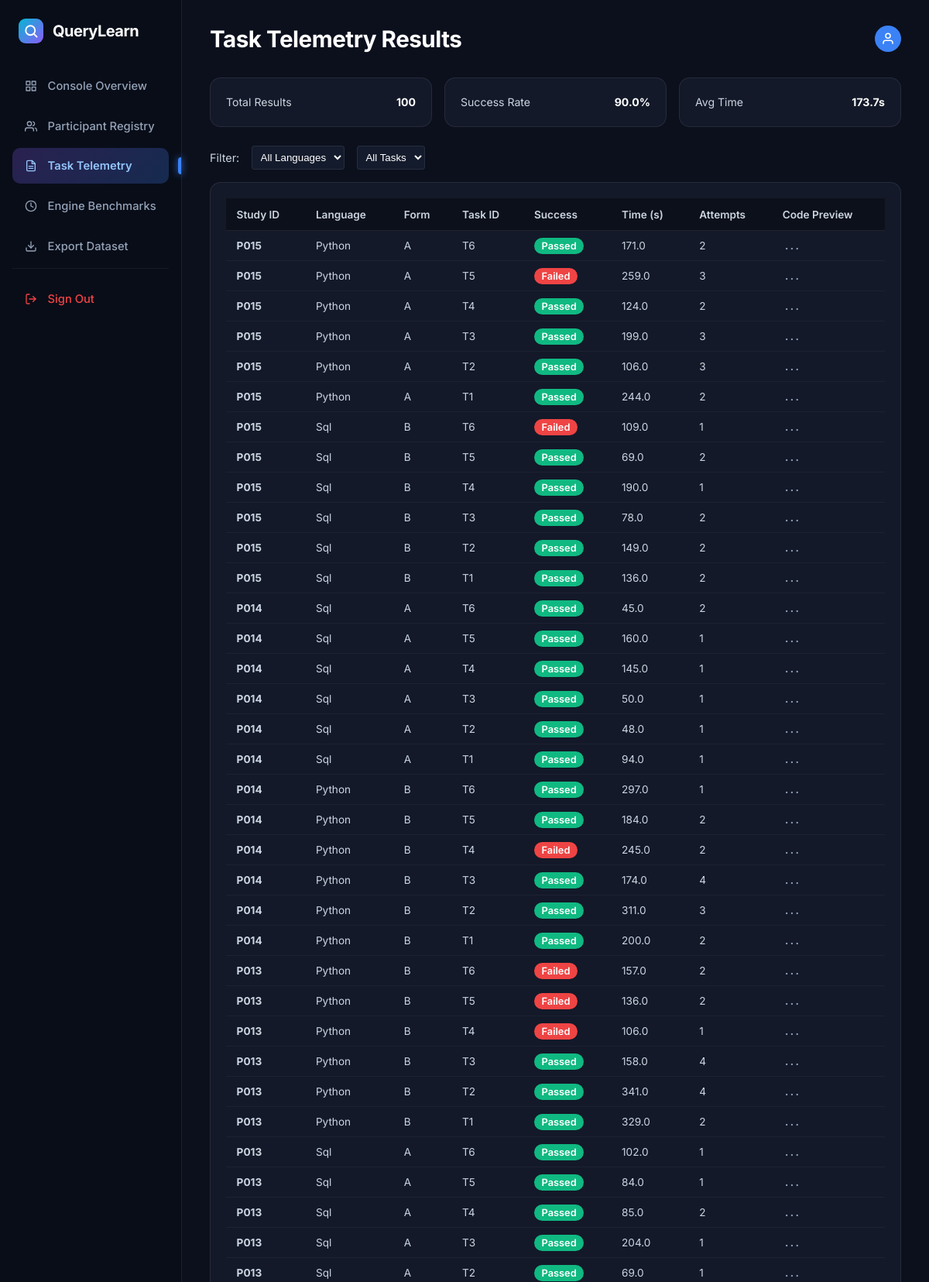
Page /dashboard/results (signed in, upper part) on the committed database.
### tables this page shows
CREATE TABLE task_results (
        id INTEGER PRIMARY KEY AUTOINCREMENT,
        session_id INTEGER,
        task_id TEXT,
        success BOOLEAN,
        start_time TIMESTAMP,
        end_time TIMESTAMP,
        elapsed_seconds REAL,
        allocated_seconds INTEGER DEFAULT 480,
        attempt_count INTEGER,
        final_code TEXT,
        source_lines INTEGER,
        source_chars INTEGER,
        failure_reason TEXT,
        assistance TEXT,
        FOREIGN KEY (session_id) REFERENCES sessions(id)
    );

CREATE TABLE participants (
        id INTEGER PRIMARY KEY AUTOINCREMENT,
        study_id TEXT UNIQUE NOT NULL,
        program TEXT,
        year_level INTEGER,
        python_exp TEXT,
        sql_exp TEXT,
        other_languages TEXT,
        db_course TEXT,
        consent BOOLEAN,
        sequence_id INTEGER,
        status TEXT,
        created_at TIMESTAMP DEFAULT CURRENT_TIMESTAMP
    );

### blueprints/dashboard.py (the view)
    def wrapper(*args, **kwargs):
        if not session.get('is_researcher'):
            return redirect(url_for('auth.researcher_login'))
        return f(*args, **kwargs)

### blueprints/dashboard.py (called while the page is built)
def require_researcher(f):
    def wrapper(*args, **kwargs):
        if not session.get('is_researcher'):
            return redirect(url_for('auth.researcher_login'))
        return f(*args, **kwargs)
    wrapper.__name__ = f.__name__
    return wrapper

@dashboard_bp.route('/results')
@require_researcher
def results():
    conn = sqlite3.connect(Config.RESEARCH_DB)
    conn.row_factory = sqlite3.Row
    cursor = conn.cursor()
    cursor.execute("""
        SELECT r.*, p.study_id, s.language, s.form
        FROM task_results r
        JOIN sessions s ON r.session_id = s.id
        JOIN participants p ON s.participant_id = p.id
        ORDER BY r.id DESC LIMIT 100
    """)
    results_list = [dict(r) for r in cursor.fetchall()]
    conn.close()
    return render_template('dashboard/results.html', results=results_list)

### templates/dashboard/results.html (shortened to what this page needs)
<!DOCTYPE html>
<html lang="en">
<head>
    <link rel="stylesheet" href="{{ url_for('static', filename='css/style.css') }}">
</head>
<body>
<div class="db-page">
    <aside class="db-sidebar">
        <a href="{{ url_for('dashboard.overview') }}" class="db-brand">
            <div class="db-brand-icon">
                <svg width="18" height="18" viewBox="0 0 24 24" fill="none">
                    <circle cx="11" cy="11" r="8" stroke="#ffffff" stroke-width="2.5"/>
                    <line x1="16.5" y1="16.5" x2="22" y2="22" stroke="#ffffff" stroke-width="2.5" stroke-linecap="round"/>
                </svg>
            </div>
            <span class="db-brand-text">QueryLearn</span>
        </a>
        <nav class="db-nav">
            <a href="{{ url_for('dashboard.overview') }}" class="db-nav-link">
                <span>Console Overview</span>
            </a>
            <a href="{{ url_for('dashboard.participants') }}" class="db-nav-link">
                <span>Participant Registry</span>
            </a>
            <a href="{{ url_for('dashboard.results') }}" class="db-nav-link active">
                <span>Task Telemetry</span>
            </a>
            <a href="{{ url_for('dashboard.benchmarks') }}" class="db-nav-link">
                <svg width="16" height="16" viewBox="0 0 24 24" fill="none" stroke="currentColor" stroke-width="2" stroke-linecap="round" stroke-linejoin="round"><circle cx="12" cy="12" r="10"></circle><polyline points="12 6 12 12 16 14"></polyline></svg>
                <span>Engine Benchmarks</span>
            </a>
            <a href="{{ url_for('dashboard.export', type='all') }}" class="db-nav-link">
                <svg width="16" height="16" viewBox="0 0 24 24" fill="none" stroke="currentColor" stroke-width="2" stroke-linecap="round" stroke-linejoin="round"><path d="M21 15v4a2 2 0 0 1-2 2H5a2 2 0 0 1-2-2v-4"></path><polyline points="7 10 12 15 17 10"></polyline><line x1="12" y1="15" x2="12" y2="3"></line></svg>
                <span>Export Dataset</span>
            </a>
            <div style="margin-top: auto; padding-top: 1rem; border-top: 1px solid rgba(255,255,255,0.06);">
                <a href="{{ url_for('auth.logout') }}" class="db-nav-link" style="color: #ef4444;">
                    <svg width="16" height="16" viewBox="0 0 24 24" fill="none" stroke="currentColor" stroke-width="2" stroke-linecap="round" stroke-linejoin="round"><path d="M9 21H5a2 2 0 0 1-2-2V5a2 2 0 0 1 2-2h4"></path><polyline points="16 17 21 12 16 7"></polyline><line x1="21" y1="12" x2="9" y2="12"></line></svg>
                    <span>Sign Out</span>
                </a>
            </div>
        </nav>
    </aside>
    <main class="db-main">
        <header class="db-topbar">
            <h1 class="db-title">Task Telemetry Results</h1>
            <div class="db-topbar-tools">
                <div class="db-user">
                    <div class="db-user-avatar">
                        <svg width="18" height="18" viewBox="0 0 24 24" fill="none" stroke="currentColor" stroke-width="2"><path d="M20 21v-2a4 4 0 0 0-4-4H8a4 4 0 0 0-4 4v2"></path><circle cx="12" cy="7" r="4"></circle></svg>
                    </div>
                </div>
            </div>
        </header>
        {% set total_results = results|length %}
        {% set success_count = results|selectattr('success', 'equalto', 1)|list|length %}
        {% set success_rate = (success_count / total_results * 100)|round(1) if total_results > 0 else 0 %}
        {% set avg_time = (results|map(attribute='elapsed_seconds')|sum / total_results)|round(1) if total_results > 0 else 0 %}
        <div style="display: flex; gap: 1rem; margin-bottom: 1.5rem;">
            <div class="db-status-card" style="flex: 1;">
                <div class="db-status-row"><span>Total Results</span><span style="color: white; font-weight: bold;">{{ total_results }}</span></div>
            </div>
            <div class="db-status-card" style="flex: 1;">
                <div class="db-status-row"><span>Success Rate</span><span style="color: white; font-weight: bold;">{{ success_rate }}%</span></div>
            </div>
            <div class="db-status-card" style="flex: 1;">
                <div class="db-status-row"><span>Avg Time</span><span style="color: white; font-weight: bold;">{{ avg_time }}s</span></div>
            </div>
        </div>
        <div style="margin-bottom: 1rem; display: flex; gap: 1rem; align-items: center;">
            <label style="color: #cbd5e1; font-size: 0.9rem;">Filter:</label>
            <select style="background-color: #141b2c; border: 1px solid var(--border-subtle); color: #ffffff; padding: 0.4rem; border-radius: 4px;">
                <option>All Languages</option>
            </select>
            <select style="background-color: #141b2c; border: 1px solid var(--border-subtle); color: #ffffff; padding: 0.4rem; border-radius: 4px;">
                <option>All Tasks</option>
            </select>
        </div>
        <div class="db-results-card" style="width: 100%;">
            <table class="db-dark-table">
                <thead>
                    <tr>
                        <th>Study ID</th>
                        <th>Language</th>
                        <th>Form</th>
                        <th>Task ID</th>
                        <th>Success</th>
                        <th>Time (s)</th>
                        <th>Attempts</th>
                        <th>Code Preview</th>
                    </tr>
                </thead>
                <tbody>
                    {% for r in results %}
                    <tr>
                        <td><strong>{{ r.study_id }}</strong></td>
                        <td style="text-transform: capitalize;">{{ r.language }}</td>
                        <td>{{ r.form }}</td>
                        <td>{{ r.task_id }}</td>
                        <td>
                            {% if r.success %}
                                <span style="background-color: #10b981; color: white; padding: 0.2rem 0.6rem; border-radius: 9999px; font-size: 0.8rem; font-weight: 600;">Passed</span>
                            {% else %}
                                <span style="background-color: #ef4444; color: white; padding: 0.2rem 0.6rem; border-radius: 9999px; font-size: 0.8rem; font-weight: 600;">Failed</span>
                            {% endif %}
                        </td>
                        <td>{{ r.elapsed_seconds }}</td>
                        <td>{{ r.attempt_count }}</td>
                        <td style="font-family: var(--font-mono); font-size: 0.85rem; color: #94a3b8; max-width: 250px; overflow: hidden; text-overflow: ellipsis; white-space: nowrap;">
                            {{ (r.code_submitted or '')[:50] }}...
                        </td>
                    </tr>
                    {% else %}
                    <tr>
                        <td colspan="8" style="text-align: center; color: #64748b; padding: 1rem;">No telemetry results found.</td>
                    </tr>
                    {% endfor %}
                </tbody>
            </table>
        </div>
    </main>
</div>
</body>
</html>

### static/css/style.css (style rules this page uses)
:root { --bg-main: #0c101d; --bg-sidebar: #090d18; --bg-card: #131929; --bg-card-alt: #161e31; --bg-editor: #0c101a; --border-subtle: rgba(255, 255, 255, 0.08); --border-focus: #3b82f6; --text-white: #ffffff; --text-slate: #cbd5e1; --text-muted: #64748b; --text-dark: #0f172a; --text-body-light: #334155; --gradient-brand: linear-gradient(135deg, #06b6d4 0%, #8b5cf6 100%); --gradient-welcome: linear-gradient(135deg, #1b1b36 0%, #151d38 60%, #182848 100%); --gradient-run-glow: linear-gradient(135deg, #00b4d8 0%, #7b2cbf 100%); --gradient-emerald: linear-gradient(135deg, #10b981 0%, #059669 100%); --gradient-blue: linear-gradient(135deg, #2563eb 0%, #3b82f6 100%); --gradient-purple-active: linear-gradient(135deg, rgba(139, 92, 246, 0.25) 0%, rgba(59, 130, 246, 0.25) 100%); --radius-card: 14px; --radius-pill: 9999px; --font-sans: 'Inter', -apple-system, BlinkMacSystemFont, sans-serif; --font-mono: 'JetBrains Mono', 'Fira Code', Consolas, monospace; }
* { box-sizing: border-box; margin: 0; padding: 0; }
body { background-color: var(--bg-main); color: var(--text-slate); font-family: var(--font-sans); line-height: 1.5; min-height: 100vh; overflow-x: hidden; -webkit-font-smoothing: antialiased; }
.db-page { display: flex; min-height: 100vh; background-color: #0c101d; }
.db-sidebar { width: 235px; background-color: var(--bg-sidebar); border-right: 1px solid var(--border-subtle); display: flex; flex-direction: column; padding: 1.5rem 1rem; flex-shrink: 0; }
.db-brand { display: flex; align-items: center; gap: 0.75rem; padding: 0 0.5rem 2rem; text-decoration: none; }
.db-brand-icon { width: 32px; height: 32px; background: var(--gradient-brand); border-radius: 9px; display: flex; align-items: center; justify-content: center; font-weight: 800; font-size: 1.1rem; color: #fff; }
.db-brand-text { font-size: 1.25rem; font-weight: 700; color: #ffffff; letter-spacing: -0.5px; }
.db-nav { display: flex; flex-direction: column; gap: 0.35rem; }
.db-nav-link { display: flex; align-items: center; gap: 0.85rem; padding: 0.75rem 1rem; border-radius: 10px; color: #94a3b8; font-size: 0.92rem; font-weight: 500; text-decoration: none; transition: all 0.2s; position: relative; }
.db-nav-link.active { background: var(--gradient-purple-active); color: #93c5fd; font-weight: 600; }
.db-nav-link.active::after { content: ""; position: absolute; right: -1rem; top: 50%; transform: translateY(-50%); width: 4px; height: 22px; background-color: #3b82f6; border-radius: 4px 0 0 4px; box-shadow: 0 0 10px #3b82f6; }
.db-main { flex: 1; display: flex; flex-direction: column; padding: 1.75rem 2.25rem; overflow-y: auto; }
.db-topbar { display: flex; justify-content: space-between; align-items: center; margin-bottom: 1.75rem; }
.db-title { font-size: 1.85rem; font-weight: 700; color: #ffffff; letter-spacing: -0.5px; }
.db-topbar-tools { display: flex; align-items: center; gap: 1.15rem; }
.db-user { display: flex; align-items: center; gap: 0.65rem; }
.db-user-avatar { width: 34px; height: 34px; border-radius: 50%; background: #3b82f6; display: flex; align-items: center; justify-content: center; color: white; font-weight: 600; font-size: 0.85rem; }
.db-results-card { background-color: var(--bg-card); border: 1px solid var(--border-subtle); border-radius: var(--radius-card); padding: 1.25rem; }
.db-dark-table { width: 100%; border-collapse: collapse; font-size: 0.85rem; color: #cbd5e1; }
.db-dark-table th { background-color: #0c101a; padding: 0.65rem 0.85rem; border-bottom: 1px solid var(--border-subtle); text-align: left; font-weight: 600; }
.db-dark-table td { padding: 0.55rem 0.85rem; border-bottom: 1px solid rgba(255, 255, 255, 0.04); }
.db-status-card { background-color: var(--bg-card); border: 1px solid var(--border-subtle); border-radius: var(--radius-card); padding: 1.25rem; display: flex; flex-direction: column; gap: 0.65rem; }
.db-status-row { display: flex; justify-content: space-between; font-size: 0.88rem; color: #cbd5e1; }
.db-status-row span:last-child { color: #ffffff; font-weight: 600; }
:root { --shadow-lg: 0 10px 30px rgba(0, 0, 0, 0.4); --shadow-glow-blue: 0 0 20px rgba(59, 130, 246, 0.3); --gradient-primary: linear-gradient(135deg, #2563eb 0%, #3b82f6 100%); }

### rows in the picture
task_results: study_id "P015", language "Python", form "A", task_id "T6", success "Passed", elapsed_seconds "171.0", attempt_count "2"
task_results: study_id "P015", language "Python", form "A", task_id "T5", success "Failed", elapsed_seconds "259.0", attempt_count "3"
task_results: study_id "P015", language "Python", form "A", task_id "T4", success "Passed", elapsed_seconds "124.0", attempt_count "2"
task_results: study_id "P015", language "Python", form "A", task_id "T3", success "Passed", elapsed_seconds "199.0", attempt_count "3"
task_results: study_id "P015", language "Python", form "A", task_id "T2", success "Passed", elapsed_seconds "106.0", attempt_count "3"
task_results: study_id "P015", language "Python", form "A", task_id "T1", success "Passed", elapsed_seconds "244.0", attempt_count "2"
task_results: study_id "P015", language "Sql", form "B", task_id "T6", success "Failed", elapsed_seconds "109.0", attempt_count "1"
task_results: study_id "P015", language "Sql", form "B", task_id "T5", success "Passed", elapsed_seconds "69.0", attempt_count "2"
task_results: study_id "P015", language "Sql", form "B", task_id "T4", success "Passed", elapsed_seconds "190.0", attempt_count "1"
task_results: study_id "P015", language "Sql", form "B", task_id "T3", success "Passed", elapsed_seconds "78.0", attempt_count "2"
task_results: study_id "P015", language "Sql", form "B", task_id "T2", success "Passed", elapsed_seconds "149.0", attempt_count "2"
task_results: study_id "P015", language "Sql", form "B", task_id "T1", success "Passed", elapsed_seconds "136.0", attempt_count "2"
task_results: study_id "P014", language "Sql", form "A", task_id "T6", success "Passed", elapsed_seconds "45.0", attempt_count "2"
task_results: study_id "P014", language "Sql", form "A", task_id "T5", success "Passed", elapsed_seconds "160.0", attempt_count "1"
task_results: study_id "P014", language "Sql", form "A", task_id "T4", success "Passed", elapsed_seconds "145.0", attempt_count "1"
task_results: study_id "P014", language "Sql", form "A", task_id "T3", success "Passed", elapsed_seconds "50.0", attempt_count "1"
task_results: study_id "P014", language "Sql", form "A", task_id "T2", success "Passed", elapsed_seconds "48.0", attempt_count "1"
task_results: study_id "P014", language "Sql", form "A", task_id "T1", success "Passed", elapsed_seconds "94.0", attempt_count "1"
task_results: study_id "P014", language "Python", form "B", task_id "T6", success "Passed", elapsed_seconds "297.0", attempt_count "1"
task_results: study_id "P014", language "Python", form "B", task_id "T5", success "Passed", elapsed_seconds "184.0", attempt_count "2"
task_results: study_id "P014", language "Python", form "B", task_id "T4", success "Failed", elapsed_seconds "245.0", attempt_count "2"
task_results: study_id "P014", language "Python", form "B", task_id "T3", success "Passed", elapsed_seconds "174.0", attempt_count "4"
task_results: study_id "P014", language "Python", form "B", task_id "T2", success "Passed", elapsed_seconds "311.0", attempt_count "3"
task_results: study_id "P014", language "Python", form "B", task_id "T1", success "Passed", elapsed_seconds "200.0", attempt_count "2"
task_results: study_id "P013", language "Python", form "B", task_id "T6", success "Failed", elapsed_seconds "157.0", attempt_count "2"
task_results: study_id "P013", language "Python", form "B", task_id "T5", success "Failed", elapsed_seconds "136.0", attempt_count "2"
task_results: study_id "P013", language "Python", form "B", task_id "T4", success "Failed", elapsed_seconds "106.0", attempt_count "1"
task_results: study_id "P013", language "Python", form "B", task_id "T3", success "Passed", elapsed_seconds "158.0", attempt_count "4"
task_results: study_id "P013", language "Python", form "B", task_id "T2", success "Passed", elapsed_seconds "341.0", attempt_count "4"
task_results: study_id "P013", language "Python", form "B", task_id "T1", success "Passed", elapsed_seconds "329.0", attempt_count "2"
task_results: study_id "P013", language "Sql", form "A", task_id "T6", success "Passed", elapsed_seconds "102.0", attempt_count "1"
task_results: study_id "P013", language "Sql", form "A", task_id "T5", success "Passed", elapsed_seconds "84.0", attempt_count "1"
task_results: study_id "P013", language "Sql", form "A", task_id "T4", success "Passed", elapsed_seconds "85.0", attempt_count "2"
task_results: study_id "P013", language "Sql", form "A", task_id "T3", success "Passed", elapsed_seconds "204.0", attempt_count "1"
task_results: study_id "P013", language "Sql", form "A", task_id "T2", success "Passed", elapsed_seconds "69.0", attempt_count "1"

### other values in the picture
{{ total_results }} "100"
{{ success_rate }} "90.0"
{{ avg_time }} "173.7"
